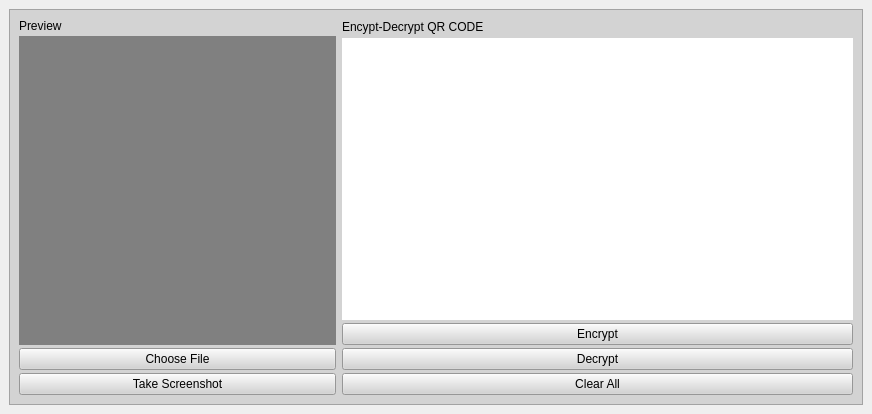
<?xml version="1.0" encoding="UTF-8"?>
<ui version="4.0">
 <class>MainWindow</class>
 <widget class="QMainWindow" name="MainWindow">
  <property name="geometry">
   <rect>
    <x>0</x>
    <y>0</y>
    <width>872</width>
    <height>414</height>
   </rect>
  </property>
  <property name="windowTitle">
   <string>MainWindow</string>
  </property>
  <widget class="QWidget" name="centralwidget">
   <layout class="QHBoxLayout" name="horizontalLayout">
    <item>
     <widget class="QFrame" name="frame">
      <property name="styleSheet">
       <string notr="true">background-color:lightgray</string>
      </property>
      <property name="frameShape">
       <enum>QFrame::StyledPanel</enum>
      </property>
      <property name="frameShadow">
       <enum>QFrame::Raised</enum>
      </property>
      <layout class="QHBoxLayout" name="horizontalLayout_2">
       <item>
        <layout class="QVBoxLayout" name="verticalLayout" stretch="0,5,0,0">
         <property name="spacing">
          <number>3</number>
         </property>
         <item>
          <widget class="QLabel" name="label_2">
           <property name="text">
            <string>Preview</string>
           </property>
          </widget>
         </item>
         <item>
          <widget class="QLabel" name="label">
           <property name="minimumSize">
            <size>
             <width>301</width>
             <height>270</height>
            </size>
           </property>
           <property name="styleSheet">
            <string notr="true">background-color:gray;</string>
           </property>
           <property name="text">
            <string/>
           </property>
           <property name="scaledContents">
            <bool>true</bool>
           </property>
          </widget>
         </item>
         <item>
          <widget class="QPushButton" name="choosefilebtn">
           <property name="text">
            <string>Choose File</string>
           </property>
          </widget>
         </item>
         <item>
          <widget class="QPushButton" name="takescreenshotbtn">
           <property name="text">
            <string>Take Screenshot</string>
           </property>
          </widget>
         </item>
        </layout>
       </item>
       <item>
        <layout class="QVBoxLayout" name="verticalLayout_2" stretch="0,0,0,0,0">
         <property name="spacing">
          <number>3</number>
         </property>
         <item>
          <widget class="QLabel" name="label_3">
           <property name="minimumSize">
            <size>
             <width>141</width>
             <height>16</height>
            </size>
           </property>
           <property name="maximumSize">
            <size>
             <width>250</width>
             <height>16</height>
            </size>
           </property>
           <property name="text">
            <string>Encypt-Decrypt QR CODE</string>
           </property>
          </widget>
         </item>
         <item>
          <widget class="QLabel" name="label_4">
           <property name="minimumSize">
            <size>
             <width>511</width>
             <height>271</height>
            </size>
           </property>
           <property name="font">
            <font>
             <family>Ubuntu</family>
             <pointsize>13</pointsize>
            </font>
           </property>
           <property name="styleSheet">
            <string notr="true">Background-color:white</string>
           </property>
           <property name="text">
            <string/>
           </property>
           <property name="alignment">
            <set>Qt::AlignLeading|Qt::AlignLeft|Qt::AlignTop</set>
           </property>
           <property name="margin">
            <number>0</number>
           </property>
           <property name="indent">
            <number>6</number>
           </property>
          </widget>
         </item>
         <item>
          <widget class="QPushButton" name="encryptbtn">
           <property name="text">
            <string>Encrypt</string>
           </property>
          </widget>
         </item>
         <item>
          <widget class="QPushButton" name="decryptbtn">
           <property name="text">
            <string>Decrypt</string>
           </property>
          </widget>
         </item>
         <item>
          <widget class="QPushButton" name="Clearbtn">
           <property name="text">
            <string>Clear All</string>
           </property>
          </widget>
         </item>
        </layout>
       </item>
      </layout>
     </widget>
    </item>
   </layout>
  </widget>
 </widget>
 <resources/>
 <connections/>
</ui>
